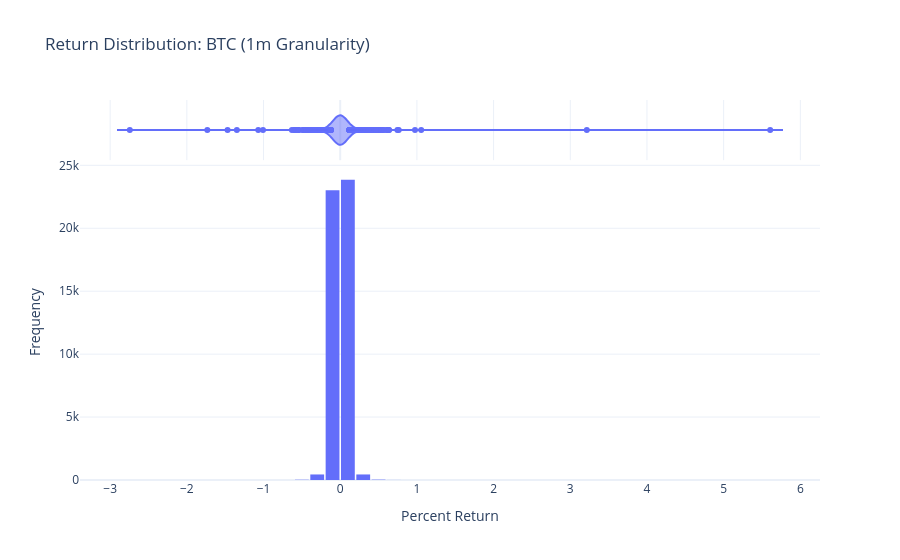

The code cell stored with this chart in its notebook:
### Code cell
# 3. Data Processing & Troubleshooting
df = pd.DataFrame(data)

if df.empty:
    print(f"Error: No '1m' data found for {target_symbol}. Check your row keys in HBase.")
else:
    # Decode bytes to strings and convert to float
    df['Close'] = df['Close'].str.decode('utf-8').astype(float)
    
    # CRITICAL: Sort by time or returns will be calculated incorrectly
    df = df.sort_values('Datetime')
    
    # Calculate percentage returns
    df['Returns'] = df['Close'].pct_change() * 100
    
    # Drop the first row (NaN) and any infinite values
    plot_df = df.dropna(subset=['Returns'])
    
    # 4. Generate the Actual Plot
    fig = px.histogram(
        plot_df, 
        x="Returns",
        nbins=50,
        title=f"Return Distribution: {target_symbol} (1m Granularity)",
        labels={'Returns': 'Percentage Change (%)'},
        template="plotly_white",
        marginal="violin" # Adds a density overview on top
    )
    
    fig.update_layout(
        bargap=0.1,
        xaxis_title="Percent Return",
        yaxis_title="Frequency"
    )
    
    fig.show()

### Figure 1 — Plotly figure (JSON) as saved in the notebook; plotly's stock layout.template omitted (floating-point values rounded to 4 significant figures; data arrays with more than 128 entries replaced by an {"elided": "..."} marker saying what was removed)
{"data": [{"bingroup": "x", "hovertemplate": "Percentage Change (%)=%{x}<br>count=%{y}<extra></extra>", "legendgroup": "", "marker": {"color": "#636efa", "pattern": {"shape": ""}}, "name": "", "nbinsx": 50, "orientation": "v", "showlegend": false, "type": "histogram", "x": {"elided": "47824 float values"}, "xaxis": "x", "yaxis": "y"}, {"hovertemplate": "Percentage Change (%)=%{x}<extra></extra>", "legendgroup": "", "marker": {"color": "#636efa"}, "name": "", "scalegroup": "x", "showlegend": false, "type": "violin", "x": {"elided": "47824 float values"}, "xaxis": "x2", "yaxis": "y2"}], "layout": {"bargap": 0.1, "barmode": "relative", "legend": {"tracegroupgap": 0}, "title": {"text": "Return Distribution: BTC (1m Granularity)"}, "xaxis": {"anchor": "y", "domain": [0, 1], "title": {"text": "Percent Return"}}, "xaxis2": {"anchor": "y2", "domain": [0, 1], "matches": "x", "showgrid": true, "showticklabels": false}, "yaxis": {"anchor": "x", "domain": [0, 0.8316], "title": {"text": "Frequency"}}, "yaxis2": {"anchor": "x2", "domain": [0.8416, 1], "matches": "y2", "showgrid": false, "showline": false, "showticklabels": false, "ticks": ""}}}
